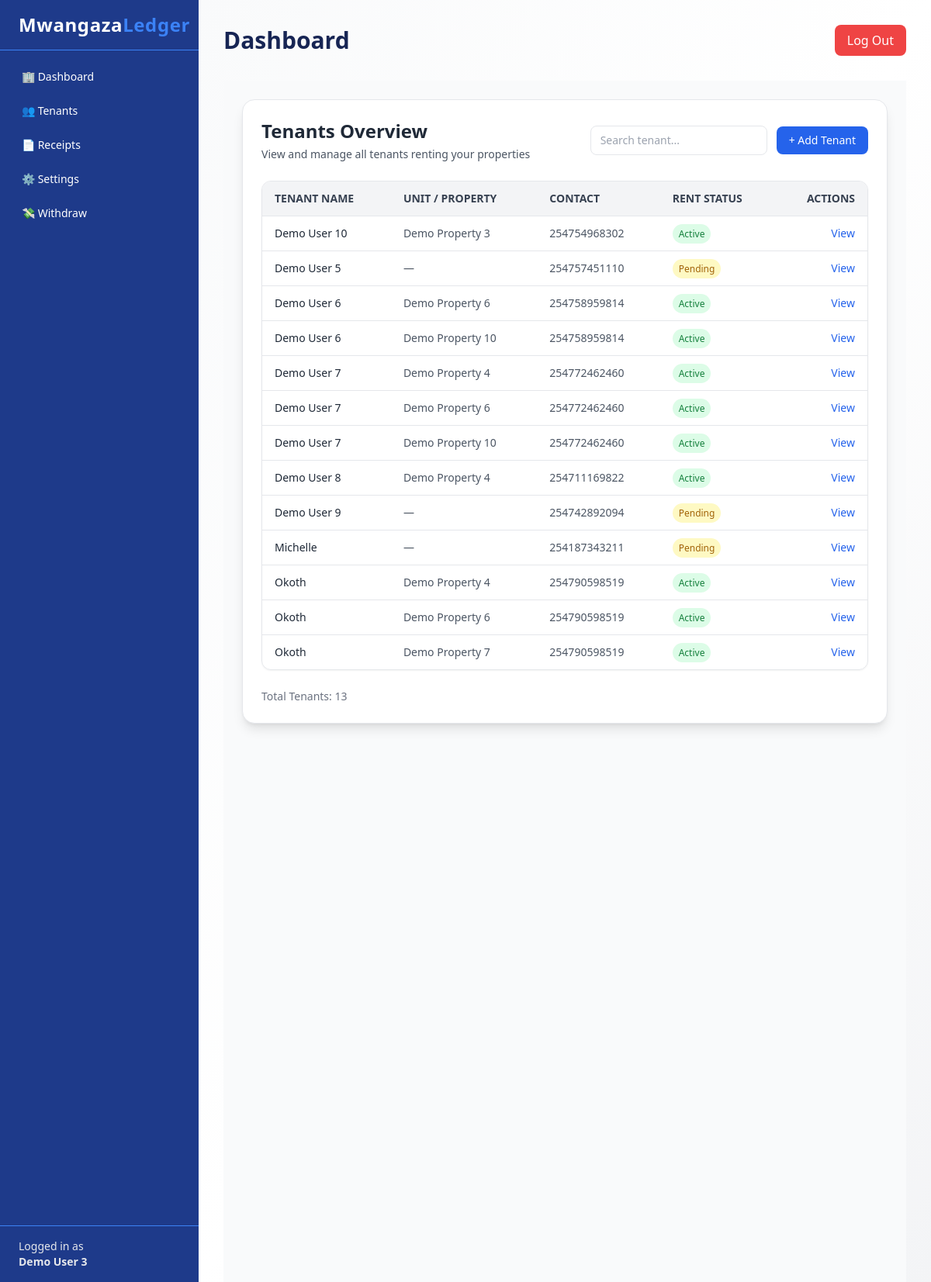
/alltenants, run on the app's committed database.
### tables this page shows
CREATE TABLE users (
            id INTEGER PRIMARY KEY AUTOINCREMENT,
            username TEXT UNIQUE NOT NULL,
            email TEXT UNIQUE NOT NULL,
            password_hash TEXT NOT NULL,
            role TEXT NOT NULL CHECK(role IN ('tenant', 'landlord')),
            full_name TEXT,
            phone TEXT,
            kra_pin TEXT,
            created_at TIMESTAMP DEFAULT CURRENT_TIMESTAMP,
            is_active BOOLEAN DEFAULT 1
        );

CREATE TABLE tenancies (
            id INTEGER PRIMARY KEY AUTOINCREMENT,
            tenant_id INTEGER NOT NULL,
            property_id INTEGER NOT NULL,
            landlord_id INTEGER NOT NULL,
            monthly_rent REAL NOT NULL,
            start_date DATE,
            end_date DATE,
            status TEXT DEFAULT 'active' CHECK(status IN ('active', 'inactive')),
            FOREIGN KEY (tenant_id) REFERENCES users(id),
            FOREIGN KEY (property_id) REFERENCES properties(id),
            FOREIGN KEY (landlord_id) REFERENCES users(id)
        );

CREATE TABLE properties (
            id INTEGER PRIMARY KEY AUTOINCREMENT,
            landlord_id INTEGER NOT NULL,
            property_name TEXT NOT NULL,
            address TEXT,
            monthly_rent REAL NOT NULL,
            created_at TIMESTAMP DEFAULT CURRENT_TIMESTAMP,
            FOREIGN KEY (landlord_id) REFERENCES users(id)
        );

### app/routes/landlord.py (the view)
@bp.route('/alltenants', endpoint='alltenants')
@landlord_required
def all_tenants():
    conn = get_db()
    rows = conn.execute('''
        SELECT u.id as user_id, u.full_name, u.email, u.phone, p.property_name, t.status, t.monthly_rent, t.id as tenancy_id
        FROM users u
        LEFT JOIN tenancies t ON u.id = t.tenant_id
        LEFT JOIN properties p ON t.property_id = p.id
        WHERE u.role = 'tenant'
        ORDER BY u.full_name
    ''').fetchall()
    conn.close()
    tenants = [dict(r) for r in rows]
    return render_template('tenants.html', tenants=tenants)

### app/context.py (called while the page is built)
def register_context(app):
    @app.context_processor
    def inject_user():
        return dict(
            logged_in=('user_id' in session),
            username=session.get('username'),
            role=session.get('role')
        )

### app/filters.py (called while the page is built)
def register_filters(app):
    app.add_template_filter(format_currency, 'currency')
    app.add_template_filter(format_date_short, 'date_short')
    def escapejs(value):
        if value is None:
            return ''
        s = str(value)
        s = s.replace('\\', '\\\\')
        s = s.replace("'", "\\'")
        s = s.replace('\n', '\\n').replace('\r', '\\r')
        s = s.replace('</', '<\\/')
        return s
    app.add_template_filter(escapejs, 'escapejs')

### blueprints/auth.py (called while the page is built, shortened)
def _ensure_demo_session(role='tenant'):
    try:
        ensure_demo_data()
    except Exception:
        pass
    if 'user_id' in session:
        return
    try:
        conn = get_db()
        row = conn.execute('SELECT * FROM users WHERE role = ? ORDER BY id LIMIT 1', (role,)).fetchone()
        conn.close()
        if row:
            session['user_id'] = row['id']
            session['username'] = row['username']
            session['email'] = row['email']
            session['role'] = row['role']
            session['full_name'] = row['full_name']
    except Exception:
        return

def landlord_required(f):
    @wraps(f)
    def wrapper(*args, **kwargs):
        if AUTH_DISABLED:
            try:
                _ensure_demo_session(role='landlord')
            except Exception:
                pass
            return f(*args, **kwargs)
    return wrapper

### models.py (called while the page is built, shortened)
def get_db():
    conn = sqlite3.connect(DATABASE)
    conn.row_factory = sqlite3.Row
    return conn

def get_user_count():
    conn = get_db()
    row = conn.execute('SELECT COUNT(1) as c FROM users').fetchone()
    conn.close()
    return row['c'] if row else 0

def ensure_demo_data():
    if get_user_count() > 0:
        return

### templates/tenants.html (shortened to what this page needs)
{% extends "landlord_base.html" %}
{% block content %}
<section id="tenants-screen" class="min-h-screen bg-gray-50 p-6">
  <div class="max-w-5xl mx-auto bg-white rounded-2xl shadow-lg p-6 border border-gray-200">
    <div class="flex flex-col md:flex-row md:items-center md:justify-between mb-6">
      <div>
        <h1 class="text-2xl font-bold text-gray-800">Tenants Overview</h1>
        <p class="text-gray-600 text-sm mt-1">View and manage all tenants renting your properties</p>
      </div>
      <div class="mt-4 md:mt-0 flex items-center gap-3">
        <input
          type="text"
          id="tenantSearch"
          placeholder="Search tenant..."
          class="border rounded-lg px-3 py-2 text-sm focus:ring-2 focus:ring-blue-500 focus:outline-none"
        />
        <button
          class="px-4 py-2 bg-blue-600 text-white rounded-lg text-sm hover:bg-blue-700 transition"
        >
          + Add Tenant
        </button>
      </div>
    </div>
    <div class="overflow-x-auto border rounded-xl shadow-sm">
      <table class="w-full text-sm text-left">
        <thead class="bg-gray-100 border-b text-gray-700 uppercase">
          <tr>
            <th class="px-4 py-3">Tenant Name</th>
            <th class="px-4 py-3">Unit / Property</th>
            <th class="px-4 py-3">Contact</th>
            <th class="px-4 py-3">Rent Status</th>
            <th class="px-4 py-3 text-right">Actions</th>
          </tr>
        </thead>
        <tbody id="tenantTableBody" class="divide-y">
          {% if tenants and tenants|length > 0 %}
            {% for t in tenants %}
              <tr class="hover:bg-gray-50 transition">
                <td class="px-4 py-3 font-medium text-gray-800">{{ t.full_name or t.email }}</td>
                <td class="px-4 py-3 text-gray-600">{{ t.property_name or '—' }}</td>
                <td class="px-4 py-3 text-gray-600">{{ t.phone or t.email }}</td>
                <td class="px-4 py-3">
                  {% if t.status == 'active' %}
                    <span class="bg-green-100 text-green-700 px-2 py-1 rounded-full text-xs font-medium">Active</span>
                  {% elif t.status == 'inactive' %}
                    <span class="bg-red-100 text-red-700 px-2 py-1 rounded-full text-xs font-medium">Inactive</span>
                  {% else %}
                    <span class="bg-yellow-100 text-yellow-700 px-2 py-1 rounded-full text-xs font-medium">{{ t.status or 'Pending' }}</span>
                  {% endif %}
                </td>
                <td class="px-4 py-3 text-right">
                  <a href="#" onclick="openTenantModal('{{ t.full_name|escapejs }}')" class="text-blue-600 hover:underline text-sm">View</a>
                </td>
              </tr>
            {% endfor %}
          {% else %}
            <tr>
              <td class="px-4 py-3" colspan="5">No tenants found</td>
            </tr>
          {% endif %}
        </tbody>
      </table>
    </div>
    <div class="flex justify-between items-center mt-6 text-sm text-gray-500">
      <p id="tenantCount">Total Tenants: {{ tenants|length if tenants else 0 }}</p>
    </div>
  </div>
</section>
{% endblock %}

### templates/landlord_base.html (shortened to what this page needs)
<!DOCTYPE html>
<html lang="en">
<head>
  <script src="https://cdn.tailwindcss.com"></script>
</head>
<body class="bg-gray-50 flex h-screen font-sans text-gray-800">
  <aside class="w-64 bg-mwangaza text-white flex flex-col shadow-lg">
    <div class="text-2xl font-bold px-6 py-4 border-b border-mwangaza-light tracking-wide">
      Mwangaza<span class="text-mwangaza-light">Ledger</span>
    </div>
    <nav class="flex-1 px-4 py-4 space-y-2 text-sm font-medium">
      <a href="{{ url_for('landlord') }}" class="block py-2 px-3 rounded-lg {% if request.endpoint == 'landlord' %}bg-mwangaza-dark{% else %}hover:bg-mwangaza-dark{% endif %}">
        🏢 Dashboard
      </a>
      <a href="{{ url_for('alltenants') }}" class="block py-2 px-3 rounded-lg {% if request.endpoint == 'alltenants' %}bg-mwangaza-dark{% else %}hover:bg-mwangaza-dark{% endif %}">
        👥 Tenants
      </a>
      <a href="{{ url_for('landlord_receipts') }}" class="block py-2 px-3 rounded-lg {% if request.endpoint == 'receipts' %}bg-mwangaza-dark{% else %}hover:bg-mwangaza-dark{% endif %}">
        📄 Receipts
      </a>
      <a href="{{ url_for('landlord.settings') }}" class="block py-2 px-3 rounded-lg {% if request.endpoint == 'settings' %}bg-mwangaza-dark{% else %}hover:bg-mwangaza-dark{% endif %}">
        ⚙️ Settings
      </a>
      <a href="{{ url_for('kra_tax.withdraw') }}" class="block py-2 px-3 rounded-lg {% if request.endpoint == 'kra_tax.withdraw' %}bg-mwangaza-dark{% else %}hover:bg-mwangaza-dark{% endif %}">
        💸 Withdraw
      </a>
    </nav>
    <div class="px-6 py-4 border-t border-mwangaza-light text-sm text-gray-200">
      Logged in as <br>
      <span class="font-semibold">{{ session.get('full_name', 'Landlord') }}</span>
    </div>
  </aside>
  <main class="flex-1 overflow-y-auto p-8 bg-gradient-to-br from-gray-50 via-white to-gray-100">
    <header class="flex items-center justify-between mb-8">
      <h1 class="text-3xl font-bold text-mwangaza-dark">{% block page_title %}Dashboard{% endblock %}</h1>
      <a href="{{ url_for('auth.logout') }}"
         class="px-4 py-2 bg-red-500 text-white rounded-lg hover:bg-red-600 transition">
        Log Out
      </a>
    </header>
    {% block content %}
    {% endblock %}
  </main>
</body>
</html>

### data on the page
users: get "Demo User 3"
tenancies: full_name "Demo User 10", property_name "Demo Property 3", phone "254754968302", status "Active"
users: full_name "Demo User 5", property_name "—", phone "254757451110", status "Pending"
tenancies: full_name "Demo User 6", property_name "Demo Property 6", phone "254758959814", status "Active"
tenancies: full_name "Demo User 6", property_name "Demo Property 10", phone "254758959814", status "Active"
tenancies: full_name "Demo User 7", property_name "Demo Property 4", phone "254772462460", status "Active"
tenancies: full_name "Demo User 7", property_name "Demo Property 6", phone "254772462460", status "Active"
tenancies: full_name "Demo User 7", property_name "Demo Property 10", phone "254772462460", status "Active"
tenancies: full_name "Demo User 8", property_name "Demo Property 4", phone "254711169822", status "Active"
users: full_name "Demo User 9", property_name "—", phone "254742892094", status "Pending"
users: full_name "Michelle", property_name "—", phone "254187343211", status "Pending"
tenancies: full_name "Okoth", property_name "Demo Property 4", phone "254790598519", status "Active"
tenancies: full_name "Okoth", property_name "Demo Property 6", phone "254790598519", status "Active"
tenancies: full_name "Okoth", property_name "Demo Property 7", phone "254790598519", status "Active"

### other printed values
{{ tenants|length if tenants else 0 }} "13"
